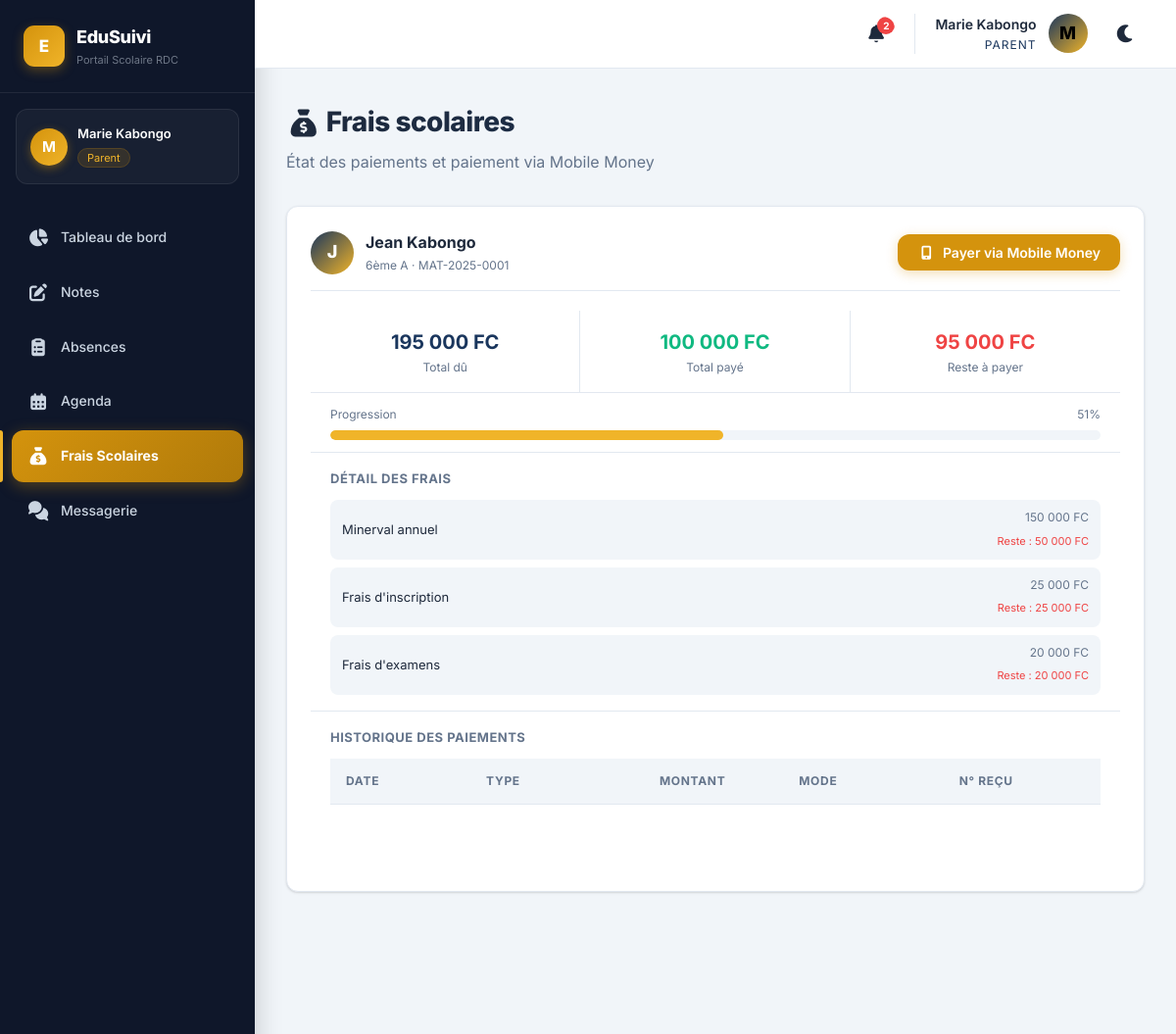
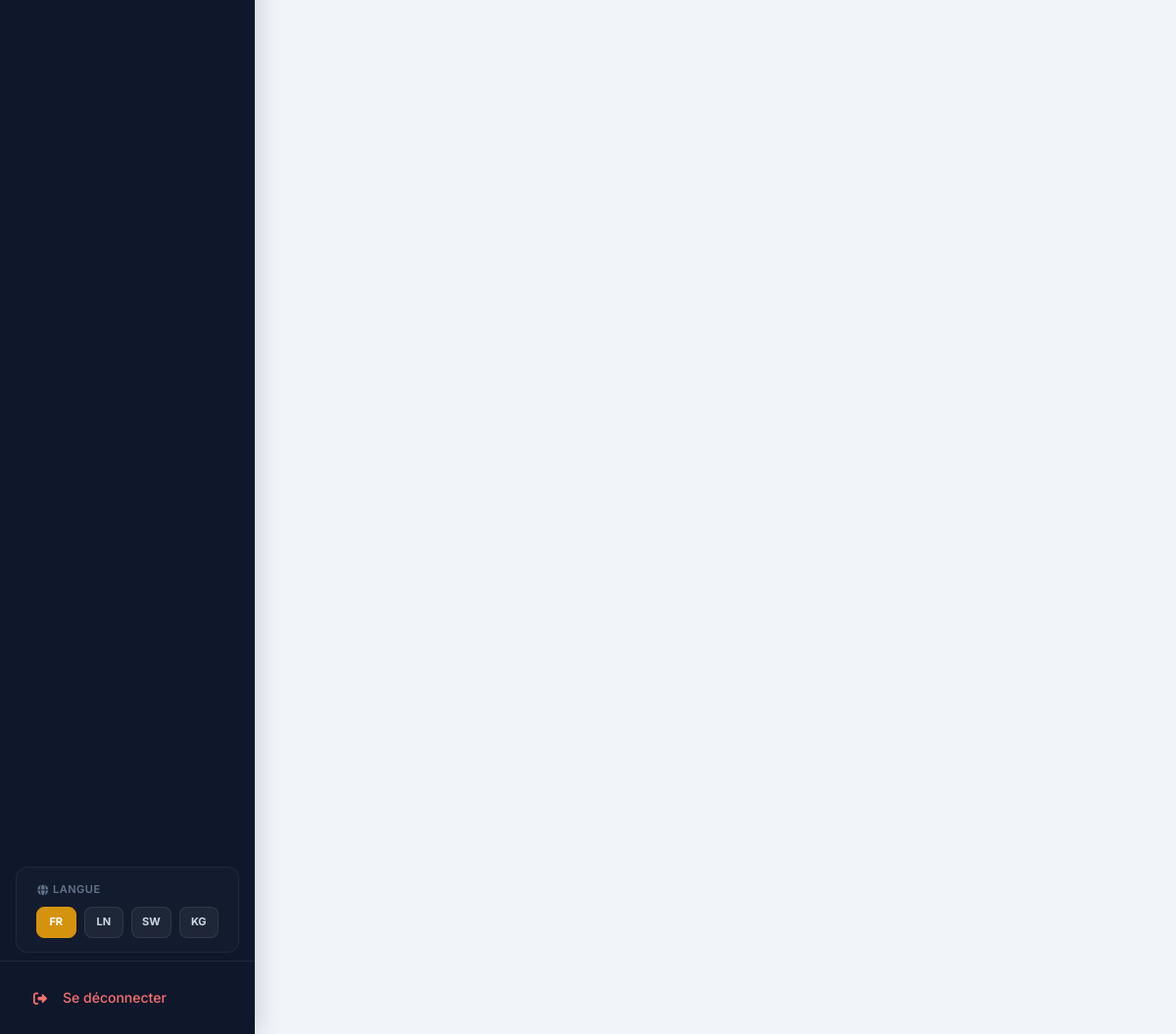
The app's page /parent/fees.php (signed in) with its own data (2 pictures, top to bottom).
### tables this page shows
CREATE TABLE `students` (
  `id` int(11) NOT NULL AUTO_INCREMENT,
  `matricule` varchar(20) DEFAULT NULL,
  `first_name` varchar(50) NOT NULL,
  `last_name` varchar(50) NOT NULL,
  `date_of_birth` date DEFAULT NULL,
  `gender` enum('M','F') DEFAULT 'M',
  `option_filiere` varchar(100) DEFAULT NULL,
  `phone` varchar(20) DEFAULT NULL,
  `address` text DEFAULT NULL,
  `photo` varchar(255) DEFAULT NULL,
  `school_year` varchar(20) DEFAULT '2024-2025',
  `class_id` int(11) DEFAULT NULL,
  `parent_id` int(11) DEFAULT NULL,
  `created_at` timestamp NOT NULL DEFAULT current_timestamp(),
  `updated_at` timestamp NOT NULL DEFAULT current_timestamp() ON UPDATE current_timestamp(),
  PRIMARY KEY (`id`),
  KEY `class_id` (`class_id`),
  KEY `parent_id` (`parent_id`),
  CONSTRAINT `students_ibfk_1` FOREIGN KEY (`class_id`) REFERENCES `classes` (`id`) ON DELETE SET NULL,
  CONSTRAINT `students_ibfk_2` FOREIGN KEY (`parent_id`) REFERENCES `users` (`id`) ON DELETE SET NULL
);

CREATE TABLE `classes` (
  `id` int(11) NOT NULL AUTO_INCREMENT,
  `name` varchar(50) NOT NULL,
  `level` varchar(50) NOT NULL,
  `school_level` enum('primaire','secondaire') DEFAULT 'secondaire',
  `teacher_id` int(11) DEFAULT NULL,
  `max_students` int(11) DEFAULT 40,
  `room` varchar(50) DEFAULT NULL,
  `school_year` varchar(20) DEFAULT '2024-2025',
  PRIMARY KEY (`id`),
  KEY `teacher_id` (`teacher_id`),
  CONSTRAINT `classes_ibfk_1` FOREIGN KEY (`teacher_id`) REFERENCES `users` (`id`) ON DELETE SET NULL
);

CREATE TABLE `student_fees` (
  `id` int(11) NOT NULL AUTO_INCREMENT,
  `student_id` int(11) NOT NULL,
  `fee_type_id` int(11) NOT NULL,
  `amount_due` decimal(10,2) NOT NULL,
  `school_year` varchar(20) DEFAULT '2024-2025',
  `created_at` timestamp NOT NULL DEFAULT current_timestamp(),
  PRIMARY KEY (`id`),
  KEY `student_id` (`student_id`),
  KEY `fee_type_id` (`fee_type_id`),
  CONSTRAINT `student_fees_ibfk_1` FOREIGN KEY (`student_id`) REFERENCES `students` (`id`) ON DELETE CASCADE,
  CONSTRAINT `student_fees_ibfk_2` FOREIGN KEY (`fee_type_id`) REFERENCES `fee_types` (`id`) ON DELETE CASCADE
);

CREATE TABLE `fee_types` (
  `id` int(11) NOT NULL AUTO_INCREMENT,
  `name` varchar(100) NOT NULL,
  `amount` decimal(10,2) NOT NULL,
  `description` text DEFAULT NULL,
  `school_year` varchar(20) DEFAULT '2024-2025',
  `is_active` tinyint(1) DEFAULT 1,
  `nb_tranches` tinyint(4) DEFAULT 1,
  `tranche_note` text DEFAULT NULL,
  PRIMARY KEY (`id`)
);

CREATE TABLE `fee_payments` (
  `id` int(11) NOT NULL AUTO_INCREMENT,
  `student_fee_id` int(11) NOT NULL,
  `student_id` int(11) NOT NULL,
  `amount_paid` decimal(10,2) NOT NULL,
  `tranche_paid` varchar(100) DEFAULT NULL,
  `payment_currency` varchar(5) DEFAULT 'FC',
  `exchange_rate` decimal(10,2) DEFAULT NULL,
  `payment_method` enum('cash','orange_money','mpesa','airtel_money','cheque','virement') DEFAULT 'cash',
  `transaction_ref` varchar(100) DEFAULT NULL,
  `payment_date` date NOT NULL,
  `receipt_number` varchar(50) DEFAULT NULL,
  `mm_transaction_id` int(10) unsigned DEFAULT NULL COMMENT 'Lien vers mobile_money_transactions.id',
  `mm_provider_ref` varchar(120) DEFAULT NULL COMMENT 'Référence opérateur',
  `notes` text DEFAULT NULL,
  `recorded_by` int(11) NOT NULL,
  `created_at` timestamp NOT NULL DEFAULT current_timestamp(),
  PRIMARY KEY (`id`),
  KEY `student_fee_id` (`student_fee_id`),
  KEY `recorded_by` (`recorded_by`),
  KEY `idx_payments_student` (`student_id`),
  CONSTRAINT `fee_payments_ibfk_1` FOREIGN KEY (`student_fee_id`) REFERENCES `student_fees` (`id`) ON DELETE CASCADE,
  CONSTRAINT `fee_payments_ibfk_2` FOREIGN KEY (`student_id`) REFERENCES `students` (`id`) ON DELETE CASCADE,
  CONSTRAINT `fee_payments_ibfk_3` FOREIGN KEY (`recorded_by`) REFERENCES `users` (`id`) ON DELETE CASCADE
);

### includes/config.php (called while the page is built, shortened)
<?php
function escape($str) {
    return htmlspecialchars($str, ENT_QUOTES, 'UTF-8');
}

### parent/fees.php (the view, shortened to what this page needs)
<?php require_once __DIR__ . '/../includes/header.php'; requireRole('parent');
$stmt = $pdo->prepare("SELECT s.id, CONCAT(s.first_name,' ',s.last_name) as name, s.matricule, c.name as class_name FROM students s LEFT JOIN classes c ON s.class_id=c.id WHERE s.parent_id=?");
$stmt->execute([$currentUser['id']]);
$children = $stmt->fetchAll();
$childIds = array_column($children, 'id');
?>
<div class="page-header">
    <div><h2>💰 Frais scolaires</h2><p>État des paiements et paiement via Mobile Money</p></div>
</div>
<?php if(empty($childIds)): ?>
<div class="card" style="padding:40px;text-align:center;color:var(--text-muted);">Aucun enfant enregistré.</div>
<?php else: ?>
<?php foreach($children as $child):
    $fees = $pdo->prepare("SELECT sf.*, ft.name as fee_name FROM student_fees sf JOIN fee_types ft ON sf.fee_type_id=ft.id WHERE sf.student_id=?");
    $fees->execute([$child['id']]); $feeList = $fees->fetchAll();
    $payments = $pdo->prepare("SELECT fp.*, ft.name as fee_name FROM fee_payments fp JOIN student_fees sf ON fp.student_fee_id=sf.id JOIN fee_types ft ON sf.fee_type_id=ft.id WHERE fp.student_id=? ORDER BY fp.payment_date DESC");
    $payments->execute([$child['id']]); $payList = $payments->fetchAll();
    $totalDue  = array_sum(array_column($feeList,'amount_due'));
    $totalPaid = array_sum(array_column($payList,'amount_paid'));
    $balance   = max(0, $totalDue - $totalPaid);
    $pct       = $totalDue > 0 ? round($totalPaid/$totalDue*100) : 0;
?>
<div class="card" style="margin-bottom:24px;">
    <div class="card-header">
        <div style="display:flex;align-items:center;gap:12px;">
            <div style="width:44px;height:44px;border-radius:50%;background:linear-gradient(135deg,var(--primary),var(--gold-light));display:flex;align-items:center;justify-content:center;font-weight:800;font-size:18px;color:#fff;"><?= strtoupper(substr($child['name'],0,1)) ?></div>
            <div>
                <div style="font-size:16px;font-weight:700;"><?= escape($child['name']) ?></div>
                <div style="font-size:12px;color:var(--text-muted);"><?= escape($child['class_name']??'') ?> · <?= escape($child['matricule']??'') ?></div>
            </div>
        </div>
        <?php if($balance > 0): ?>
        <button class="btn btn-gold" onclick="openPayModal(<?= $child['id'] ?>,'<?= addslashes(escape($child['name'])) ?>',<?= $balance ?>,<?= $totalDue ?>)">
        </button>
        <?php else: ?>
        <span class="badge badge-success" style="font-size:13px;padding:8px 16px;">✅ Tout soldé</span>
        <?php endif; ?>
    </div>
    <div style="display:grid;grid-template-columns:repeat(3,1fr);border-bottom:1px solid var(--border);">
        <div style="padding:16px;text-align:center;border-right:1px solid var(--border);">
            <div style="font-size:20px;font-weight:700;color:var(--primary);"><?= number_format($totalDue,0,',',' ') ?> FC</div>
            <div style="font-size:12px;color:var(--text-muted);">Total dû</div>
        </div>
        <div style="padding:16px;text-align:center;border-right:1px solid var(--border);">
            <div style="font-size:20px;font-weight:700;color:#10b981;"><?= number_format($totalPaid,0,',',' ') ?> FC</div>
            <div style="font-size:12px;color:var(--text-muted);">Total payé</div>
        </div>
        <div style="padding:16px;text-align:center;">
            <div style="font-size:20px;font-weight:700;color:<?= $balance>0?'#ef4444':'#10b981' ?>;"><?= number_format($balance,0,',',' ') ?> FC</div>
            <div style="font-size:12px;color:var(--text-muted);">Reste à payer</div>
        </div>
    </div>
    <div style="padding:12px 20px;border-bottom:1px solid var(--border);">
        <div style="display:flex;justify-content:space-between;font-size:12px;color:var(--text-muted);margin-bottom:6px;">
            <span>Progression</span><span><?= $pct ?>%</span>
        </div>
        <div style="background:var(--bg);border-radius:8px;height:10px;overflow:hidden;">
            <div style="height:100%;background:<?= $pct>=100?'#10b981':($pct>=50?'#f0b429':'#ef4444') ?>;width:<?= $pct ?>%;transition:width .5s;border-radius:8px;"></div>
        </div>
    </div>
    <?php if($feeList): ?>
    <div style="padding:16px 20px;border-bottom:1px solid var(--border);">
        <h4 style="margin:0 0 12px;font-size:13px;color:var(--text-muted);text-transform:uppercase;letter-spacing:.5px;">Détail des frais</h4>
        <div style="display:flex;flex-direction:column;gap:8px;">
        <?php foreach($feeList as $f):
            $paid_for  = array_sum(array_column(array_filter($payList,fn($p)=>$p['student_fee_id']==$f['id']),'amount_paid'));
            $remaining = max(0,$f['amount_due']-$paid_for);
        ?>
        <div style="display:flex;justify-content:space-between;align-items:center;padding:8px 12px;background:var(--bg);border-radius:8px;">
            <span style="font-size:13px;"><?= escape($f['fee_name']) ?></span>
            <div style="text-align:right;">
                <div style="font-size:12px;color:var(--text-muted);"><?= number_format($f['amount_due'],0,',',' ') ?> FC</div>
                <?php if($remaining>0): ?><span style="font-size:11px;color:#ef4444;">Reste : <?= number_format($remaining,0,',',' ') ?> FC</span>
                <?php else: ?><span class="badge badge-success" style="font-size:10px;">✅ Soldé</span><?php endif; ?>
            </div>
        </div>
        <?php endforeach; ?>
        </div>
    </div>
    <?php endif; ?>
    <?php if($payList): ?>
    <div style="padding:16px 20px;">
        <h4 style="margin:0 0 12px;font-size:13px;color:var(--text-muted);text-transform:uppercase;letter-spacing:.5px;">Historique des paiements</h4>
        <table style="width:100%;font-size:13px;">
            <thead><tr><th>Date</th><th>Type</th><th>Montant</th><th>Mode</th><th>N° Reçu</th></tr></thead>
            <tbody>
            </tbody>
        </table>
    </div>
    <?php else: ?>
    <div style="padding:16px 20px;text-align:center;color:var(--text-muted);font-size:13px;">Aucun paiement enregistré.</div>
    <?php endif; ?>
</div>
<?php endforeach; ?>
<?php endif; ?>
<?php require_once __DIR__ . '/../includes/footer.php'; ?>

### records on screen
students: name "J", name "Jean Kabongo", class.name "6ème A", matricule "MAT-2025-0001", totalDue "195 000", totalPaid "100 000", balance "95 000", pct "51"
student_fees: fee_type.name "Minerval annuel", amount_due "150 000", remaining "50 000"
student_fees: fee_type.name "Frais d'inscription", amount_due "25 000", remaining "25 000"
student_fees: fee_type.name "Frais d'examens", amount_due "20 000", remaining "20 000"

### other values on screen
t('app_name') "EduSuivi"
t('app_subtitle') "Portail Scolaire RDC"
substr($currentUser['name'], 0, 1) "M"
$currentUser['name'] "Marie Kabongo"
$roleLabels[$currentUser['role']] "Parent"
t($navLabel) "Tableau de bord"
t($navLabel) "Notes"
t($navLabel) "Absences"
t($navLabel) "Agenda"
t($navLabel) "Frais Scolaires"
t($navLabel) "Messagerie"
t('language') "LANGUE"
t('logout') "Se déconnecter"
$notifCount "2"
$currentUser['role'] "PARENT"
